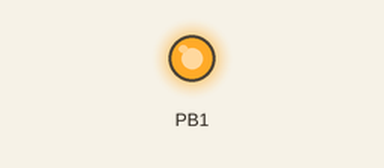
Bench run of a program on a simulated ATmega8, built with avr-gcc and emulated at 1 MHz. Parts: output pins drawn as LEDs (lit = HIGH).

Above: at 0.1 s.
Timing chart, 0 to 1.6 s (numbered marks = the images above):
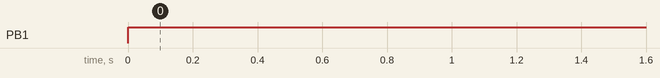

Measured:
- by itself, PB1: LOW → HIGH at 0.00 s

The program:

main.cpp
```cpp
/*
 * 16BitTimer_PWM.cpp
 *
 * Created: 3/14/2018 12:09:05 AM
 * Author : Serge
 */

 #define  F_CPU 1000000UL

#include <avr/io.h>
#include <util/delay.h>


int main(void)
{
    /* Replace with your application code */
	DDRB |= (1<<PINB1);
	DDRB &= ~(1<<PINB2);

	PORTB |= (1<< PINB2);

	TCCR1A |= (1<<WGM11);
	TCCR1B |= (1<<WGM12) | (1<<WGM13);

	TCCR1A |= (1<<COM1A1) | (1<<COM1A0);

	TCCR1B |= (1<< CS10);

	ICR1 = 5000;
	OCR1A = 0;

    while (1)
    {

		ICR1 = 500;
		_delay_ms(100);
		ICR1 = 1000;
		_delay_ms(100);
		ICR1 = 1500;
		_delay_ms(100);
		ICR1 = 300;
		_delay_ms(100);

		//if()
		//OCR1A = ICR1 - 700;
		//_delay_ms(1500);
		//OCR1A = ICR1 - 2200;
		//_delay_ms(1500);
    }
}
```
